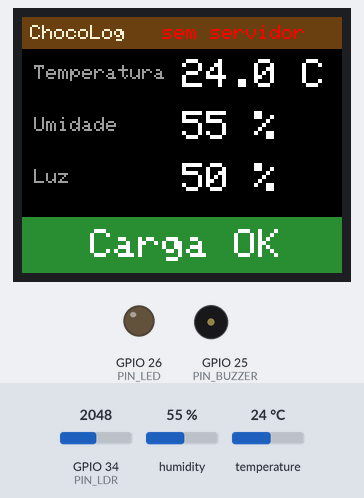
Simulated run of this sketch. Board: ESP32. Shown: 160×128 colour display, output pins drawn as LEDs (lit = HIGH), buzzer (waves = sounding, pin HIGH). The inputs (shaded band) are chosen by the test bench; at power-on: humidity 55 %, GPIO 34 (PIN_LDR) = 2048, temperature 24 °C (analog values on the 0–4095 scale). WiFi joins after 1.5 s; servers stay silent unless stated; EEPROM starts erased; no MQTT or app messages arrive unless stated; what the sketch prints to the serial monitor is not drawn.

Above: at 3.2 s.
3.3 s: humidity set to 22 %
At 6.6 s:
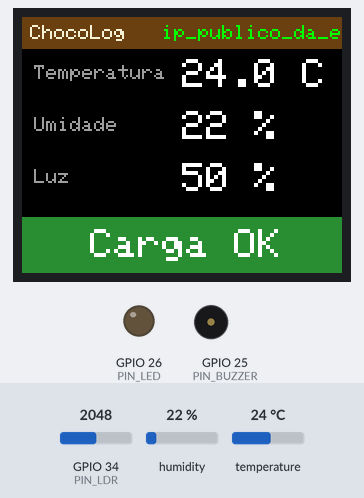
7.5 s: GPIO 34 (PIN_LDR) set to 2866
At 9.2 s:
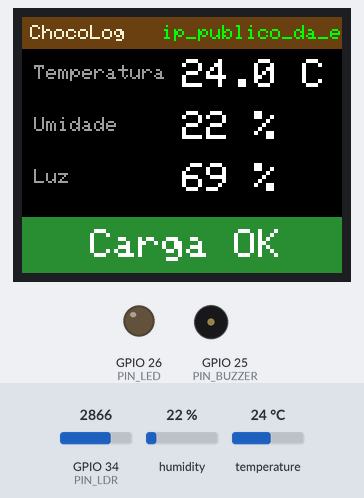
9.5 s: temperature set to 12 °C
At 10.9 s:
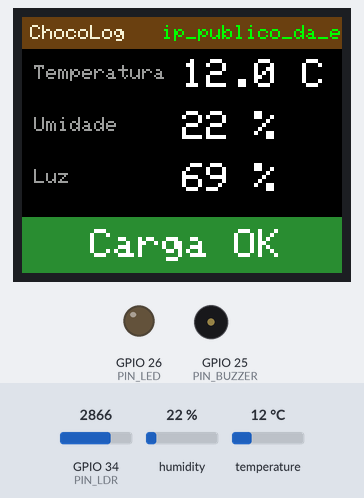
11.5 s: GPIO 34 (PIN_LDR) set to 3603
At 12.4 s:
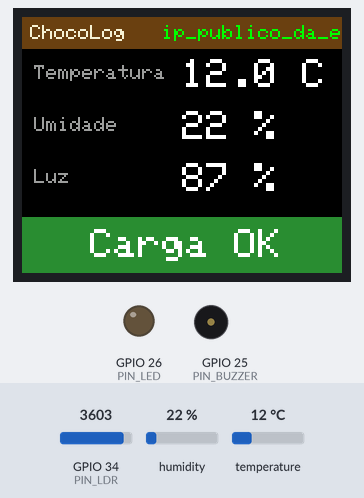
Timing chart, 0 to 14.5 s (numbered marks = the images above; inputs shaded):
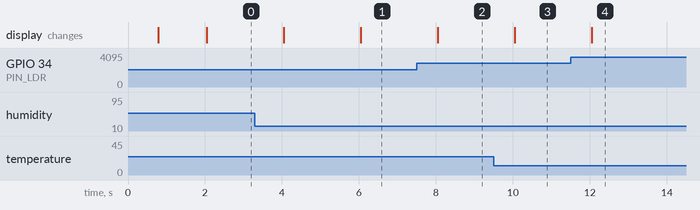

The sketch:

chocolog_iot.ino
```cpp
// ChocoLog IoT: firmware do ESP32
//
// Mede temperatura e umidade (DHT11) e luminosidade (LDR), publica no FIWARE por MQTT
// e obedece ao comando "alert" que a aplicação envia quando as médias saem dos limites.
//
// Baseado no chocolog.ino (Arduino Uno). Continuam: DHT11, LDR, LED, buzzer e a animação do chocolate
// (agora no display colorido). Saíram: RTC, EEPROM, botões e menus, porque o histórico agora fica no
// STH-Comet e quem decide o alerta é a aplicação.
//
// Tópicos MQTT (UltraLight 2.0, apikey "chocolog", device "choco001"):
//   publica   /chocolog/choco001/attrs    t|23.5|h|52|l|31   (a cada 5 s)  e  a|T  (alerta atual)
//   assina    /chocolog/choco001/cmd      choco001@alert|T   (T, U, L ou OK)
//   publica   /chocolog/choco001/cmdexe   choco001@alert|T   (confirma o comando ao IoT Agent)
//
// Bibliotecas (Gerenciador de Bibliotecas da Arduino IDE): PubSubClient, DHT sensor library (Adafruit)
// e, para o display, Adafruit ST7735 and ST7789 + Adafruit GFX. Placa: "DOIT ESP32 DEVKIT V1".
//
// Endereço do servidor: o IP público do Learner Lab muda a cada início. Para trocar sem regravar,
// abra o Monitor Serial (115200, "Nova linha") e digite:  ip 54.123.45.67   (veja "ajuda")

#include <WiFi.h>
#include <PubSubClient.h>
#include <Preferences.h>
#include <DHT.h>

#define USE_TFT 1  // 1 = com o display TFT 1.8" ST7735; 0 = sem display

#if USE_TFT
#include <SPI.h>
#include <Adafruit_GFX.h>
#include <Adafruit_ST7735.h>
#endif

// Pinos (troque aqui se a montagem for diferente)
const int PIN_DHT = 27;     // DHT11, pino de dados
const int PIN_LDR = 34;     // LDR: precisa ser um pino ADC1 (GPIO 32 a 39). Os ADC2 param com o Wi-Fi ligado
const int PIN_LED = 26;     // LED azul, com resistor de 220 Ω
const int PIN_BUZZER = 25;  // buzzer PASSIVO: só ele muda de tom com a frequência
#if USE_TFT
// Display ST7735 no SPI padrão do ESP32: SCK no GPIO 18 e SDA (MOSI) no GPIO 23, fixos.
const int PIN_TFT_CS = 5;
const int PIN_TFT_DC = 16;   // pino "A0" ou "DC" do módulo
const int PIN_TFT_RST = 17;  // pino "RESET"; a luz de fundo ("LED") vai no 3V3
#endif

// Rede e servidor (valores iniciais; o que for salvo pelo Monitor Serial tem prioridade)
const char* DEFAULT_SSID = "sua_rede_wifi";
const char* DEFAULT_PASSWORD = "sua_senha_wifi";
const char* DEFAULT_BROKER = "ip_publico_da_ec2";
const int MQTT_PORT = 1883;

const char* APIKEY = "chocolog";    // service group (provisionado pela aplicação)
const char* DEVICE_ID = "choco001";  // device do IoT Agent

// LDR: conversão da leitura do ADC (0 a 4095) para 0 a 100 %
// Digite "ldr" no Monitor Serial com o sensor no escuro e depois iluminado, e anote os valores brutos.
const int LDR_RAW_DARK = 0;      // leitura bruta no escuro  -> 0 %
const int LDR_RAW_BRIGHT = 4095;  // leitura bruta bem claro  -> 100 %
const int LDR_SAMPLES = 16;       // média de 16 leituras para tirar o ruído do ADC

const unsigned long PUBLISH_INTERVAL_MS = 5000;  // envio das medidas
const unsigned long DHT_INTERVAL_MS = 2000;      // o DHT11 não aceita leituras mais rápidas
const unsigned long RECONNECT_INTERVAL_MS = 3000;

// Alertas: cada grandeza pisca e apita num ritmo e tom diferentes (tabela no README)
enum Alert { ALERT_OK, ALERT_TEMP, ALERT_HUM, ALERT_LUM };
struct AlertPattern {
  const char* code;        // valor do comando: T, U, L ou OK
  const char* label;       // texto do display
  unsigned int halfMs;     // tempo aceso (e apagado) do LED
  unsigned int toneHz;     // frequência do buzzer
};
const AlertPattern PATTERNS[] = {
  {"OK", "Carga OK", 0, 0},
  {"T", "TEMPERATURA", 125, 2500},  // 4 piscadas por segundo, agudo
  {"U", "UMIDADE", 250, 1200},      // 2 piscadas por segundo, médio
  {"L", "LUMINOSIDADE", 500, 600},  // 1 piscada por segundo, grave
};
void setAlert(Alert next);  // usada no tratamento do comando, definida mais abaixo

WiFiClient wifiClient;
PubSubClient mqtt(wifiClient);
Preferences prefs;
DHT dht(PIN_DHT, DHT11);
#if USE_TFT
Adafruit_ST7735 tft(PIN_TFT_CS, PIN_TFT_DC, PIN_TFT_RST);
#endif

String ssid, password, broker;
String attrsTopic, cmdTopic, cmdExeTopic, clientId;

float temperature = NAN, humidity = NAN;
int luminosity = 0;
Alert alert = ALERT_OK;
bool blinkOn = false;
unsigned long lastBlink = 0, lastDht = 0, lastPublish = 0, lastMqttTry = 0, lastWifiTry = 0;

// Sensores

int readLuminosity() {
  long sum = 0;
  for (int i = 0; i < LDR_SAMPLES; i++) sum += analogRead(PIN_LDR);
  int raw = sum / LDR_SAMPLES;
  return constrain(map(raw, LDR_RAW_DARK, LDR_RAW_BRIGHT, 0, 100), 0, 100);
}

void readSensors() {
  float t = dht.readTemperature();
  float h = dht.readHumidity();
  if (!isnan(t)) temperature = t;  // leitura falha do DHT11 mantém o último valor válido
  if (!isnan(h)) humidity = h;
  luminosity = readLuminosity();
}

// MQTT

void publishMeasures() {
  String msg;
  if (!isnan(temperature)) msg += "t|" + String(temperature, 1) + "|";
  if (!isnan(humidity)) msg += "h|" + String(humidity, 0) + "|";
  msg += "l|" + String(luminosity);
  mqtt.publish(attrsTopic.c_str(), msg.c_str());
  Serial.printf("-> %s %s\n", attrsTopic.c_str(), msg.c_str());
}

void publishAlertState() {
  String msg = String("a|") + PATTERNS[alert].code;
  mqtt.publish(attrsTopic.c_str(), msg.c_str());
}

Alert parseAlert(String value) {
  value.trim();
  value.toUpperCase();
  for (int i = 0; i <= ALERT_LUM; i++) {
    if (value == PATTERNS[i].code) return (Alert)i;
  }
  return (Alert)-1;
}

// Comandos chegam como <device>@<comando>|<valor>, por exemplo choco001@alert|T
void onMessage(char* topic, byte* payload, unsigned int length) {
  String message;
  for (unsigned int i = 0; i < length; i++) message += (char)payload[i];
  Serial.printf("<- %s %s\n", topic, message.c_str());

  int at = message.indexOf('@');
  int bar = message.indexOf('|');
  if (at < 0 || bar < at) return;
  if (message.substring(0, at) != DEVICE_ID) return;
  String command = message.substring(at + 1, bar);
  String value = message.substring(bar + 1);

  String result;
  if (command == "alert") {
    Alert next = parseAlert(value);
    if ((int)next < 0) {
      result = "valor invalido";
    } else {
      setAlert(next);
      result = PATTERNS[alert].code;
    }
  } else {
    result = "comando desconhecido";
  }
  // Sem esta confirmação o IoT Agent deixa o comando como PENDING no Orion
  String ack = String(DEVICE_ID) + "@" + command + "|" + result;
  mqtt.publish(cmdExeTopic.c_str(), ack.c_str());
  publishAlertState();
}

void ensureConnections() {
  unsigned long now = millis();
  if (WiFi.status() != WL_CONNECTED) {
    if (now - lastWifiTry > 10000 || lastWifiTry == 0) {
      lastWifiTry = now;
      Serial.printf("Conectando ao Wi-Fi %s...\n", ssid.c_str());
      WiFi.disconnect();
      WiFi.begin(ssid.c_str(), password.c_str());
    }
    return;
  }
  if (!mqtt.connected() && now - lastMqttTry > RECONNECT_INTERVAL_MS) {
    lastMqttTry = now;
    Serial.printf("Conectando ao broker %s... ", broker.c_str());
    mqtt.setServer(broker.c_str(), MQTT_PORT);
    if (mqtt.connect(clientId.c_str())) {
      Serial.println("ok");
      mqtt.subscribe(cmdTopic.c_str());
      publishAlertState();
    } else {
      Serial.printf("falhou (%d)\n", mqtt.state());
    }
  }
}

// Alerta: LED e buzzer

void setAlert(Alert next) {
  if (next == alert) return;
  alert = next;
  blinkOn = false;
  lastBlink = 0;
  digitalWrite(PIN_LED, LOW);
  noTone(PIN_BUZZER);
  Serial.printf("Alerta: %s\n", PATTERNS[alert].code);
}

// Pisca e apita sem delay(), para o MQTT continuar respondendo
void updateAlertOutputs() {
  if (alert == ALERT_OK) return;  // normalidade: LED e buzzer desligados
  const AlertPattern& p = PATTERNS[alert];
  if (millis() - lastBlink < p.halfMs) return;
  lastBlink = millis();
  blinkOn = !blinkOn;
  digitalWrite(PIN_LED, blinkOn ? HIGH : LOW);
  if (blinkOn) tone(PIN_BUZZER, p.toneHz);
  else noTone(PIN_BUZZER);
}

// Configuração pelo Monitor Serial (fica salva na memória do ESP32)

void handleSerial() {
  if (!Serial.available()) return;
  String line = Serial.readStringUntil('\n');
  line.trim();
  int space = line.indexOf(' ');
  String cmd = space < 0 ? line : line.substring(0, space);
  String arg = space < 0 ? "" : line.substring(space + 1);
  arg.trim();

  if (cmd == "ip" && arg.length()) {
    broker = arg;
    prefs.putString("broker", broker);
    mqtt.disconnect();
    Serial.printf("Servidor salvo: %s\n", broker.c_str());
  } else if (cmd == "ssid" && arg.length()) {
    ssid = arg;
    prefs.putString("ssid", ssid);
    lastWifiTry = 0;
    Serial.printf("Wi-Fi salvo: %s (digite a senha com: senha ...)\n", ssid.c_str());
  } else if (cmd == "senha") {
    password = arg;
    prefs.putString("pass", password);
    WiFi.disconnect();
    lastWifiTry = 0;
    Serial.println("Senha salva. Reconectando...");
  } else if (cmd == "ldr") {
    Serial.printf("LDR bruto: %d  ->  %d %%\n", analogRead(PIN_LDR), readLuminosity());
  } else if (cmd == "status") {
    Serial.printf("Wi-Fi %s (%s) | broker %s %s | T %.1f H %.0f L %d | alerta %s\n", ssid.c_str(),
                  WiFi.isConnected() ? WiFi.localIP().toString().c_str() : "desconectado", broker.c_str(),
                  mqtt.connected() ? "conectado" : "desconectado", temperature, humidity, luminosity,
                  PATTERNS[alert].code);
  } else {
    Serial.println("Comandos: ip <endereco> | ssid <rede> | senha <senha> | ldr | status");
  }
}

// Display TFT (opcional)

#if USE_TFT
const uint16_t CHOCO = 0x6A02;  // marrom chocolate (RGB565)
const uint16_t CREAM = 0xF79A;

void drawChocolateBar(int x, int y, bool broken) {
  // Barra de 4x2 quadradinhos, como a animação do LCD do ChocoLog original
  for (int col = 0; col < 4; col++) {
    for (int row = 0; row < 2; row++) {
      int dx = (broken && col == 3) ? 10 : 0;
      tft.fillRoundRect(x + col * 18 + dx, y + row * 18, 16, 16, 3, CHOCO);
      tft.drawRoundRect(x + col * 18 + dx, y + row * 18, 16, 16, 3, 0x9B26);
    }
  }
}

void bootScreen() {
  tft.fillScreen(ST77XX_BLACK);
  drawChocolateBar(44, 30, false);
  delay(600);
  tft.fillRect(44, 30, 90, 40, ST77XX_BLACK);
  drawChocolateBar(44, 30, true);  // o último pedaço "quebra", como no LCD
  tft.setTextColor(CREAM);
  tft.setTextSize(2);
  tft.setCursor(32, 84);
  tft.print("ChocoLog");
  tft.setTextSize(1);
  tft.setCursor(52, 108);
  tft.print("IoT  FIWARE");
  delay(1200);
}

void drawStatic() {
  tft.fillScreen(ST77XX_BLACK);
  tft.fillRect(0, 0, 160, 16, CHOCO);
  tft.setTextColor(CREAM);
  tft.setTextSize(1);
  tft.setCursor(4, 4);
  tft.print("ChocoLog");
  const char* labels[] = {"Temperatura", "Umidade", "Luz"};
  for (int i = 0; i < 3; i++) {
    tft.setTextColor(0x9CF3);
    tft.setCursor(6, 24 + i * 26);
    tft.print(labels[i]);
  }
}

// Redesenha só o que muda (a tela inteira travaria o loop e atrasaria o MQTT)
void updateScreen() {
  static unsigned long last = 0;
  if (millis() - last < 1000) return;
  last = millis();

  tft.fillRect(70, 3, 90, 10, CHOCO);
  tft.setTextSize(1);
  tft.setTextColor(mqtt.connected() ? ST77XX_GREEN : ST77XX_RED);
  tft.setCursor(70, 4);
  tft.print(mqtt.connected() ? broker.substring(0, 15) : "sem servidor");

  char buf[3][12];
  snprintf(buf[0], 12, isnan(temperature) ? "--" : "%.1f C", temperature);
  snprintf(buf[1], 12, isnan(humidity) ? "--" : "%.0f %%", humidity);
  snprintf(buf[2], 12, "%d %%", luminosity);
  tft.setTextSize(2);
  tft.setTextColor(ST77XX_WHITE);
  for (int i = 0; i < 3; i++) {
    tft.fillRect(80, 20 + i * 26, 80, 18, ST77XX_BLACK);
    tft.setCursor(80, 21 + i * 26);
    tft.print(buf[i]);
  }

  // Rodapé: verde com a carga OK, vermelho com o alerta ativo
  bool ok = alert == ALERT_OK;
  tft.fillRect(0, 100, 160, 28, ok ? 0x2C66 : ST77XX_RED);
  tft.setTextColor(ST77XX_WHITE);
  tft.setTextSize(ok ? 2 : 1);
  tft.setCursor(ok ? 34 : 6, ok ? 106 : 110);
  if (ok) tft.print("Carga OK");
  else {
    tft.print("ALERTA: ");
    tft.print(PATTERNS[alert].label);
  }
}
#endif

void setup() {
  Serial.begin(115200);
  pinMode(PIN_LED, OUTPUT);
  pinMode(PIN_BUZZER, OUTPUT);
  digitalWrite(PIN_LED, LOW);
  analogReadResolution(12);
  dht.begin();

  prefs.begin("chocolog", false);
  ssid = prefs.getString("ssid", DEFAULT_SSID);
  password = prefs.getString("pass", DEFAULT_PASSWORD);
  broker = prefs.getString("broker", DEFAULT_BROKER);

  String base = String("/") + APIKEY + "/" + DEVICE_ID;
  attrsTopic = base + "/attrs";
  cmdTopic = base + "/cmd";
  cmdExeTopic = base + "/cmdexe";
  clientId = String("chocolog-") + String((uint32_t)ESP.getEfuseMac(), HEX);  // único por placa

  mqtt.setCallback(onMessage);
  WiFi.mode(WIFI_STA);

#if USE_TFT
  tft.initR(INITR_BLACKTAB);  // cores trocadas ou borda com lixo? teste INITR_GREENTAB ou INITR_REDTAB
  tft.setRotation(1);         // paisagem, 160 x 128
  bootScreen();
  drawStatic();
#endif
  Serial.println("ChocoLog IoT pronto. Digite \"ajuda\" para ver os comandos.");
}

void loop() {
  handleSerial();
  ensureConnections();
  if (mqtt.connected()) mqtt.loop();

  unsigned long now = millis();
  if (now - lastDht >= DHT_INTERVAL_MS) {
    lastDht = now;
    readSensors();
  }
  if (mqtt.connected() && now - lastPublish >= PUBLISH_INTERVAL_MS) {
    lastPublish = now;
    publishMeasures();
  }

  updateAlertOutputs();
#if USE_TFT
  updateScreen();
#endif
}
```

Measured:
- after the input at 3.3 s, the display: first differs from a run without the input after 2.7 s (image 1)
- after the input at 7.5 s, the display: changes after 0.55 s (image 2)
- after the input at 9.5 s, the display: changes after 0.55 s (image 3)
- after the input at 11.5 s, the display: changes after 0.55 s (image 4)
